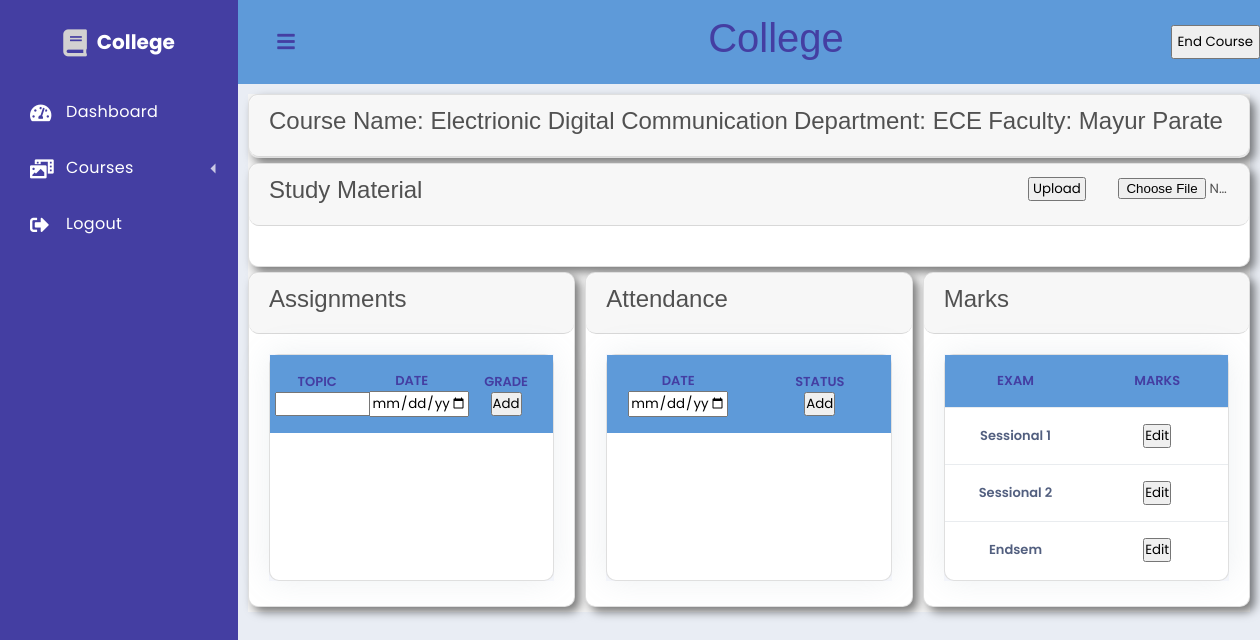
Page /public/course.php?course_id=16 (signed in) on the earlier database version.
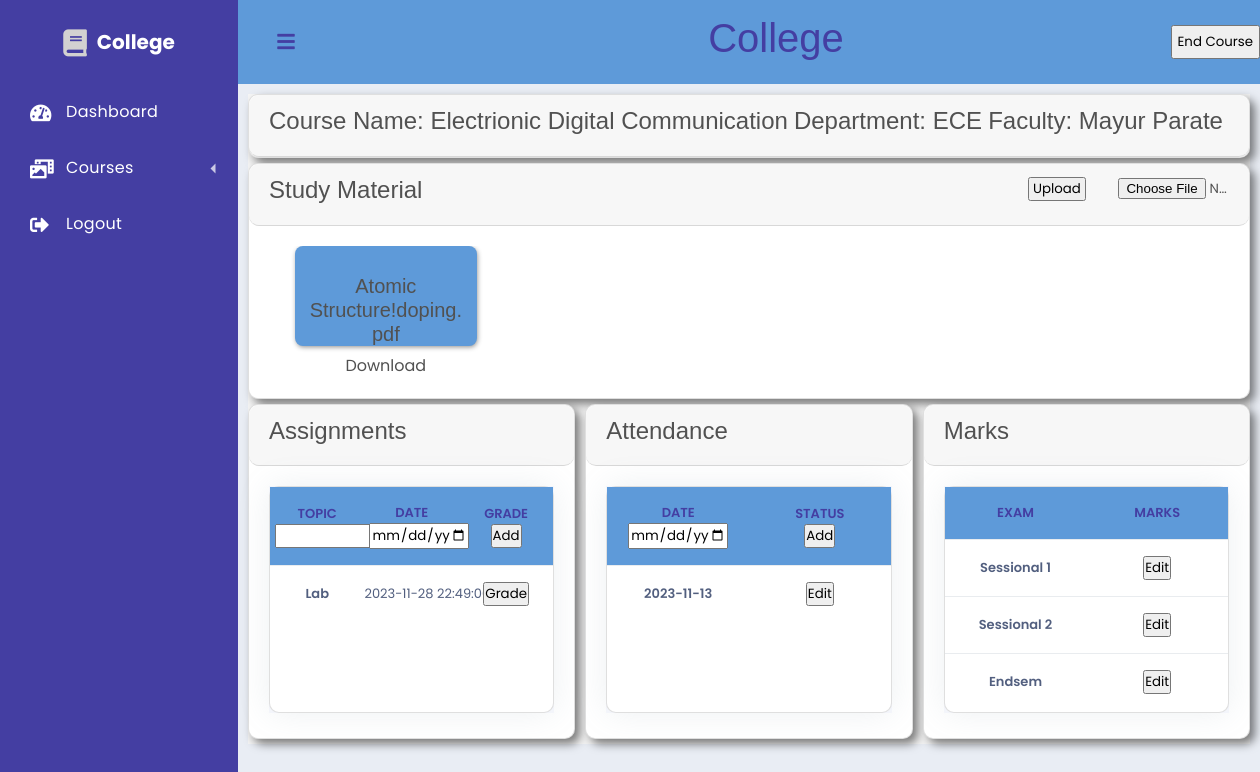
Same page on the later database version.
### tables this page shows
CREATE TABLE `coursematerial` (
  `Course_id` int(11) NOT NULL,
  `Mat_file` varchar(50) NOT NULL,
  `Mat_name` varchar(50) NOT NULL
);

CREATE TABLE `assignments` (
  `Assn_id` int(11) NOT NULL,
  `Assn_name` varchar(50) NOT NULL,
  `Due_time` datetime NOT NULL,
  `Course_id` int(11) NOT NULL,
  `Open` tinyint(1) NOT NULL
);

### src/libs/dashboard.php (called while the page is built, shortened)
<?php
function getuser($user_id)
{
    $sql='
    SELECT *
    FROM user
    Where User_id= :user_id;
    ';
    return make_query($sql,[':user_id'=>$user_id],true,true);
}
function getcoursesadmin()
{
    $sql = '
    Select course.Course_id as course_id, course.Course_name as course_name, CONCAT(user.First_name,\' \',user.Last_name) as faculty_name
    From course inner join user on course.Fac_id=user.User_id
    ';
    return make_query($sql,[],true);
}
$user_id = $_SESSION['user_data']['User_id'];
$user = getuser($user_id);
if($user['type']==='faculty'){
    $user_courses = getcoursesfaculty($user_id);
}
else if($user['type']==='student'){
    $user_courses = getcoursesstudent($user_id);
}
else if($user['type']==='HOD'){
    $user_courses = getcoursesHOD();
}
else if($user['type']==='admin'){
    $user_courses = getcoursesadmin();
}

### src/libs/database.php (called while the page is built, shortened)
<?php
function database(): PDO {
    static $pdo;
    if (!$pdo) {
        $pdo = new PDO(
            sprintf("mysql:host=%s;dbname=%s;charset=UTF8", DB_HOST, DB_NAME),
            DB_USER,
            DB_PASSWORD,
            [PDO::ATTR_ERRMODE => PDO::ERRMODE_EXCEPTION]
        );
    }
    return $pdo;
}
function make_query(string $sql, array $data, bool $need_fetch=false, bool $one_row=false) : array | false {
    $statement = database()->prepare($sql);
    foreach ($data as $key => $value) {
        $statement->bindValue($key, $value);
    }
    $statement->execute();
    if ($need_fetch) {
        $temp = $statement->fetchAll(PDO::FETCH_ASSOC);
        if ($one_row && $temp) {
            return $temp[0];
        } else {
            return $temp;
        }
    } else {
        return false;
    }
}

### src/libs/course.php (called while the page is built, shortened)
<?php
function getCourse($course_id) {
    $sql = '
        SELECT Course_id, Course_name, Fac_id, Credits, First_name as Fac_fname, Last_name as Fac_lname, course.Dept_name
        FROM course
        INNER JOIN user
        ON user.User_id = course.Fac_id
        WHERE Course_id = :course_id
    ';
    return make_query($sql, [':course_id' => $course_id], true, true);
}
function getAssignmentsForFaculty($course_id) {
    $sql = '
        SELECT Assn_name, Due_time, Assn_id
        FROM assignments
        WHERE Course_id = :course_id
    ';
    return make_query($sql, [':course_id' => $course_id], true,false);
}
function getMaterial($course_id) {
    $sql = '
        SELECT *
        FROM coursematerial
        WHERE Course_id = :course_id
    ';
    return make_query($sql, [':course_id' => $course_id], true);
}
function getAttendanceDates($course_id)
{
    $sql = '
        SELECT DISTINCT(Date) as Date
        FROM attendance
        WHERE Course_id = :course_id
    ';
    return make_query($sql, [':course_id' => $course_id], true);
}
$user_type = $_SESSION['user_data']['type'];
if (isset($_GET['course_id'])) {
    $course_id = $_GET['course_id'];
    $course = getCourse($course_id);
}
$material = getMaterial($course_id);
switch($user_type) {
    case 'HOD':
    case 'admin':
        $assignments = getAssignmentsForFaculty($course_id);
        $attendance = getAttendanceDates($course_id);
        break;
}

### public/course.php (the view, shortened to what the changed rows need)
<?php
require_once __DIR__ . '/../src/libs/course.php';
require_once __DIR__ . '/../src/libs/dashboard.php';
?>
<div class='dashboard'>
    <div class='dashboard-app'>
        <header class='dashboard-toolbar'><a href="#!" class="menu-toggle"><i class="fas fa-bars"></i></a>
            <h1 style="position: absolute;text-align: center;width: 100%;z-index: -1;color: #443ea2;">College</h1>
        </header>
        <div class='dashboard-content'>
            <section class="home-section">
                <div class="card">
                    <div class="card-header" style="display: grid;grid-auto-flow:column;grid-template-columns:none;">
                        <h2>
                            Course Name: <?= $course['Course_name'] ?>
                        </h2>
                        <h2>
                            Department: <?= $course['Dept_name'] ?>
                        </h2>
                        <h2>
                            Faculty: <?= $course['Fac_fname'] . ' ' . $course['Fac_lname']?>
                        </h2>
                    </div>
                </div>
                <div class='card'>
                    <div class="card-header" style="grid-template-columns: none;">
                        <h2>Study Material</h2>
                    </div>
                    <div class="card-body">
                        <div class="cardcourses-wrapper">
                            <?php
                            foreach ($material as $mat) {
                                echo <<<END
                                <div class="cardcourses">
                                    <h3>{$mat['Mat_name']}</h3>
                                    <p><a href="uploaded_files/{$mat['Mat_file']}" download>Download</a></p>
                                </div>
                                END;
                            }
                            ?>
                        </div>
                    </div>
                </div>
                <div class="container2">
                    <div class="card">
                    <div class="card-header">
                        <h2>Assignments</h2>
                    </div>
                    <div class="card-body">
                    <div class="pendingassignment">
            <div class="card shadow">
                    <table class="table align-items-center table-flush" style="border-collapse: collapse;text-align:center">
                            <tbody style="display: block;height: 225px;overflow: auto;">
                                <tr style="color: #443ea2;background-color: #5e9ad9;text-transform:uppercase;">
                                <?php
                                    function ifAllowed($str) {
                                        global $user_type;
                                        if ($user_type !== 'student') {
                                            echo $str;
                                        }
                                    }
                                ?>
                                <?= ifAllowed("<form action='course.php?course_id=$course_id' method='post'>") ?>
                                    <th style="text-align: center;padding-left:5px;padding-right:5px;">Topic<br>
                                        <?= ifAllowed('<input type="text" id="newassignmenttopic" name="newassignmenttopic" style="width: 100px;">') ?>
                                    </th>
                                    <th style="text-align: center;padding-left:5px;padding-right:5px;">Date<br>
                                        <?= ifAllowed('<input type="datetime-local" id="newassignmentdate" name="newassignmentdate" style="width: 100px;">') ?>
                                    </th>
                                    <th style="text-align: center;padding-left:5px;padding-right:5px;">Grade<br>
                                        <?= ifAllowed('<button type="submit">Add</button>') ?>
                                    </th>
                                <?= ifAllowed('</form>') ?>
                                            </tr>
                                            <?php
                            foreach ($assignments as $ass) {
                                if ($user_type !== 'student') {
                                    echo <<<END
                                    <tr>
                                        <form action="course.php?course_id=$course_id" method="post">
                                            <input hidden name="action" value="grade_assignment">
                                            <input hidden name="assn_id" value="{$ass['Assn_id']}">
                                            <th scope="row" style="padding-left:0px;padding-right:0px;">
                                                <div class="media align-items-center">
                                                    <div class="media-body">
                                                        <span class="mb-0 text-sm">{$ass['Assn_name']}</span>
                                                    </div>
                                                </div>
                                            </th>
                                            <td style="padding-left:0px;padding-right:0px;">{$ass['Due_time']}</td>
                                            <td style="padding-left:0px;padding-right:0px;"><button type="submit">Grade</button></td>
                                        </form>
                                    </tr>
                                    END;
                                } else if ($ass['Sub_exists']) {
                                    $grade = $ass['Grade'] ? $ass['Grade'] : 'Submitted';
                                    echo <<<END
                                    <tr>
                                        <input hidden name="assn_id" value="{$ass['Assn_id']}">
                                        <th scope="row" style="padding-left:0px;padding-right:0px;">
                                            <div class="media align-items-center">
                                                <div class="media-body">
                                                    <span class="mb-0 text-sm">{$ass['Assn_name']}</span>
                                                </div>
                                            </div>
                                        </th>
                                        <td style="padding-left:0px;padding-right:0px;">{$ass['Due_time']}</td>
                                        <td style="padding-left:0px;padding-right:0px;">$grade</td>
                                    </tr>
                                    END;
                                }
                            }
                            ?>
                                        </tbody>
                                    </table>
                                </div>
                            </div>
                        </div>
                    </div>
                    <div class="card">
                        <div class="card-header">
                            <h2>Attendance</h2>
                        </div>
                        <div class="card-body">
                        <div class="pendingassignment">
            <div class="card shadow">
                    <table class="table align-items-center table-flush" style="border-collapse: collapse;text-align:center;">
                            <tbody style="display: block;height: 225px;overflow: auto;">
                            <tr style="color: #443ea2;background-color: #5e9ad9;text-transform:uppercase;">
                                <th style="text-align: center;padding-left:5px;padding-right:5px;">Date<br>
                                <th style="text-align: center;padding-left:5px;padding-right:5px;">Status<br>
                            </form>
                                </tr>
                                <?php
                                foreach ($attendance as $att) {
                                    switch ($user_type) {
                                        case 'faculty':
                                        case 'HOD':
                                        case 'admin':
                                            $date = $att['Date'];
                                            echo <<<END
                                            <tr>
                                                <form action="course.php?course_id=$course_id" method="post">
                                                    <input hidden name="action" value="edit_attendance">
                                                    <input hidden name="date" value="$date">
                                                    <th>$date</th>
                                                    <td><button type="submit"">Edit</button></td>
                                                </form>
                                            </tr>
                                            END;
                                        break;
                                    }
                                }
                                ?>
            </tbody>
              </table>
        </div>
    </div>
                            </div>
                        </div>
                        <div class="card" >
                        <div class="card-header">
                            <h2>Marks</h2>
                        </div>
                        <div class="card-body">
                        <div class="pendingassignment">
            <div class="card shadow">
                    <table class="table align-items-center table-flush" style="border-collapse: collapse;text-align:center;">
                            <tbody style="display: block;height: 225px;overflow: auto;">
                            <tr style="color: #443ea2;background-color: #5e9ad9;text-transform:uppercase;">
                                    <th style="text-align: center;padding-left:5px;padding-right:5px;">Exam</th>
                                    <th style="text-align: center;padding-left:5px;padding-right:5px;">Marks</th>
                                </tr>
                <?php
                $mark_names = ['Sessional 1', 'Sessional 2', 'Endsem'];
                $column_names = ['Marks_s1', 'Marks_s2', 'Marks_endsem'];
                for ($i = 0; $i < sizeof($mark_names); ++$i) {
                    $mark_name = $mark_names[$i];
                    $column_name = $column_names[$i];
                    switch ($user_type) {
                        case 'faculty':
                        case 'HOD':
                        case 'admin':
                            echo <<<END
                            <tr>
                                <form action="course.php?course_id=$course_id" method="post">
                                    <input hidden name='action' value='edit_marks'>
                                    <input hidden name='type' value='$mark_name'>
                                    <input hidden name='column' value='$column_name'>
                                    <th>$mark_name</th>
                                    <td><button type="submit">Edit</button></td>
                                </form>
                            </tr>
                            END;
                            break;
                    }
                }
                ?>
            </tbody>
              </table>
        </div>
    </div>
                        </div>
                    </div>
                </div>
        </div>
    </div>
</div>

Differences in the rows shown:
added coursematerial: Mat_name "Atomic Structure!doping.pdf"
added assignments: Assn_name "Lab", Due_time "2023-11-28 22:49:00"
Other differences:
new list line: "2023-11-13 Edit"
